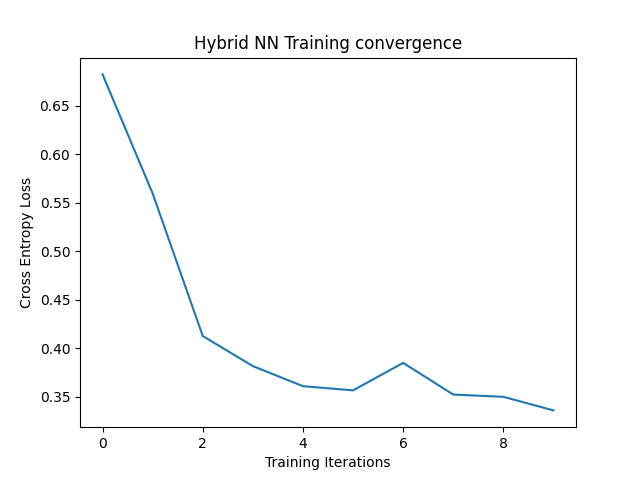

Source code (Python):
#trying to implement the same data recognition but with 3 qubit and the same trainable parameter


#importing packages
import numpy as np
import matplotlib.pyplot as plt

import torch
from torch.autograd import Function
from torchvision import datasets, transforms
import torch.optim as optim
import torch.nn as nn
import torch.nn.functional as F

import qiskit
from qiskit import transpile, assemble
from qiskit.visualization import *

import time


#GLOBAL VARIABLE DEFINITION
n_qubits = 3
simulator = qiskit.Aer.get_backend('qasm_simulator')
n_shots = 1000
shift = np.pi/2
learning_rate = 0.01
epochs = 10

#######################
#importing the circuit: importing the definition of the quantum circuit and the extent of the backward and forward method
import QC_N_qubits as QC
circuit = QC.QuantumCircuit(n_qubits, simulator, n_shots)

print(circuit._circuit)
#circuit._circuit.draw(output='mpl')#to print as a pyplot figure (new library needed)

rotation = torch.Tensor([np.pi/4]*n_qubits)
exp = circuit.run(rotation)
print('Expected value for rotation pi/4: {}'.format(exp))


#######################
class Hybrid(nn.Module):
    """Hybrid quantum-cassical layer definition"""

    def __init__(self, n_qubits ,backend, shots, shift):
        super(Hybrid, self).__init__()

        self.quantum_circuit = QC.QuantumCircuit(n_qubits, backend, shots)
        self.shift = shift #parameter shift

    def forward(self, input):
        return QC.HybridFunction.apply(input, self.quantum_circuit, self.shift) #calling forward and backward
'''
x = torch.tensor([np.pi/4]*n_qubits, requires_grad=True)
qc = QC.HybridFunction.apply
y1 = qc(x, circuit, shift)
print('y1 after quantum layer: ', y1.float())
y1 = nn.Linear(2**n_qubits, 1)(y1.float())
y1.backward()
print('x.grad = ',x.grad )

#testing the Quantum circuit gradients descent
qc = QC.HybridFunction.apply

def cost (x):
    target = -1
    #print('x', x)
    expval = qc(x, circuit, shift)[0]
    #print(expval)
    #averaging over all outputs of quantum layer
    val = sum([(i+1)*expval[i] for i in range (2**n_qubits)])/2**n_qubits
    val = torch.abs(val-target)**2
    return val, expval

x = torch.tensor([-np.pi/4]*n_qubits, requires_grad=True)#inizilaing parameters
opt = torch.optim.Adam([x], lr=0.1)
num_epoch = 100
loss_list = []

for i in range(num_epoch):
    opt.zero_grad()
    loss, expval = cost(x)
    #print(loss, expval)
    loss.backward()
    opt.step()
    loss_list.append(loss.item())


plt.figure(num =3)
plt.plot(loss_list)
'''

##################3
#DATA LOADING
#training data
n_samples = 100
X_train = datasets.MNIST(root='./data', train=True, download=True, transform=transforms.Compose([transforms.ToTensor()]))
#keeping only labels 0 and 1
idx = np.append(np.where(X_train.targets == 0)[0][:n_samples], np.where(X_train.targets == 1)[0][:n_samples])


X_train.data = X_train.data[idx] #tensor values
X_train.targets = X_train.targets[idx]#tensor labels

#making batches (dim = 1). Ir returns an iterable(pytorch tensor)
train_loader = torch.utils.data.DataLoader(X_train, batch_size=1, shuffle=True)
data_iter = iter(train_loader)#making the iterable an iterator, an object with the next method that can be used in a for cycle


#showing samples
n_samples_show = 6
fig, axes = plt.subplots(nrows=1, ncols=int(n_samples_show), figsize=(10, 3))
#subolot returns the figure and axis that are indipendent as default

while n_samples_show > 0:
    images, targets = data_iter.__next__()

    axes[int(n_samples_show) - 1].imshow(images[0].numpy().squeeze(), cmap='gray')#squeeze removes unuseful dim(1). Converting into a numpy vector
    axes[int(n_samples_show) - 1].set_xticks([])
    axes[int(n_samples_show) - 1].set_yticks([])
    axes[int(n_samples_show) - 1].set_title("Labeled: {}".format(targets.item()))

    n_samples_show -= 1


#validation data
n_samples = 50

X_test = datasets.MNIST(root='./data', train=False, download=True,
                        transform=transforms.Compose([transforms.ToTensor()]))

idx = np.append(np.where(X_test.targets == 0)[0][:n_samples],
                np.where(X_test.targets == 1)[0][:n_samples])

X_test.data = X_test.data[idx]
X_test.targets = X_test.targets[idx]

test_loader = torch.utils.data.DataLoader(X_test, batch_size=1, shuffle=True)

#########################
#CREATING THE NN
class Net(nn.Module):

    def __init__(self):
        super(Net, self).__init__()
        self.conv1 = nn.Conv2d(1, 6, kernel_size=5) #input = gray scale
        self.conv2 = nn.Conv2d(6, 16, kernel_size=5)
        self.dropout = nn.Dropout2d() #deactivating randomly some neurons to avoid overfitting
        self.fc1 = nn.Linear(256, 64) #input dimension: CH(16) x Matrix_dim (4x4)
        self.fc2 = nn.Linear(64,n_qubits)
        self.hybrid = Hybrid(n_qubits, qiskit.Aer.get_backend('qasm_simulator'), n_shots, shift)
        self.fc3 = nn.Linear(2**n_qubits, 2)

    def forward(self, x):
        x = F.max_pool2d(F.relu(self.conv1(x)),2)
        x = F.max_pool2d(F.relu(self.conv2(x)),2)
        x = self.dropout(x)
        x = x.view(1,-1) #reshaping tensor
        x = F.relu(self.fc1(x))
        x = self.fc2(x)
#        print('Params to QC: ', x)
        x = self.hybrid(x) #calling the forward method for the quantum layer
#        print('output of QC', x)
        x = torch.Tensor(x.float())
        x = self.fc3(x)
        x = torch.softmax(x, dim = 1) #evaluating probabilities (loss function is a cross entropy)
        return x




#######################
#TRAINING AND TESTING
import Training_Testing as TT

#Training the NN
#we can use any optimizer, learning rate and cost/loss function to train over multiple epochs

model = Net()
params = list(model.parameters())

optimizer = optim.Adam(params, learning_rate)
loss_func = nn.CrossEntropyLoss()

loss_list = []
model.train() #training the module in training mode(specifying the intention to the layers). Used for dropout or batchnorm

begin = time.time()
loss_list = (TT.training_loop(epochs, optimizer, model, loss_func, train_loader))
end = time.time()


#plotting the training graph
plt.figure(num=2)
plt.plot(loss_list)
plt.title('Hybrid NN Training convergence')
plt.xlabel('Training Iterations')
plt.ylabel('Cross Entropy Loss')

###########################
#TESTING THE NN
n_test_show = 6
fig, axes = plt.subplots(nrows=1, ncols=n_test_show, figsize=(10, 3))

model.eval()
TT.validate(model, test_loader, loss_func, n_test_show, axes)

print('The training has taken : ', end - begin , 's to complete')

plt.show()
